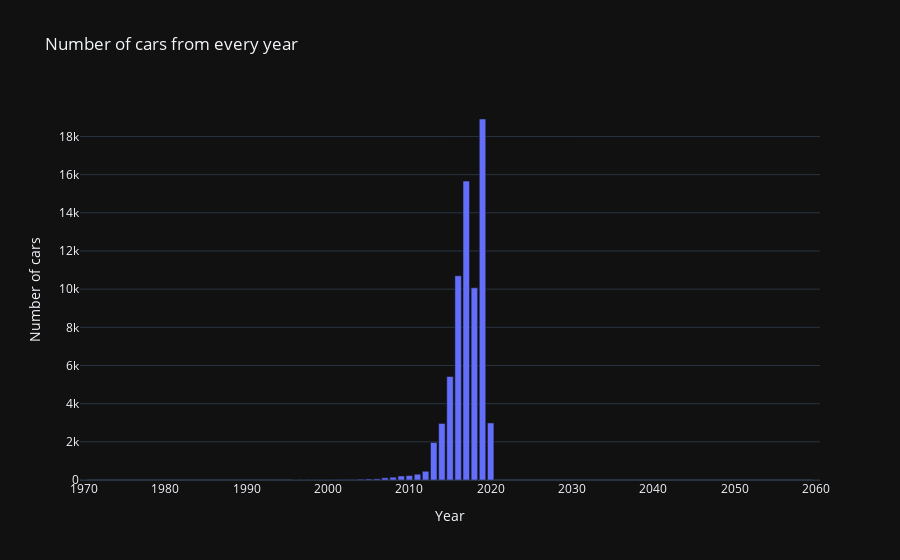

Notebook cell for this chart:
### Markdown cell above
# Single variable analysis

### Code cell
fig = go.Figure()

to_plot = data['year'].value_counts()

fig.add_trace(go.Bar(
    x = to_plot.index,
    y = to_plot.values
))

fig.update_layout(
    title_text = 'Number of cars from every year',
    template = 'plotly_dark',
    xaxis_title = 'Year',
    yaxis_title = 'Number of cars'
)

### Figure 1 — Plotly figure (JSON) as saved in the notebook; plotly's stock layout.template omitted (floating-point values rounded to 4 significant figures)
{"data": [{"type": "bar", "x": [2019, 2017, 2016, 2018, 2015, 2020, 2014, 2013, 2012, 2011, 2010, 2009, 2008, 2007, 2006, 2005, 2004, 2003, 2002, 2001, 2000, 1998, 1999, 1997, 1996, 1970, 2060], "y": [18915, 15661, 10701, 10069, 5422, 2989, 2964, 1966, 457, 303, 231, 209, 146, 116, 59, 53, 42, 27, 25, 14, 8, 8, 6, 3, 2, 1, 1]}], "layout": {"title": {"text": "Number of cars from every year"}, "xaxis": {"title": {"text": "Year"}}, "yaxis": {"title": {"text": "Number of cars"}}}}
